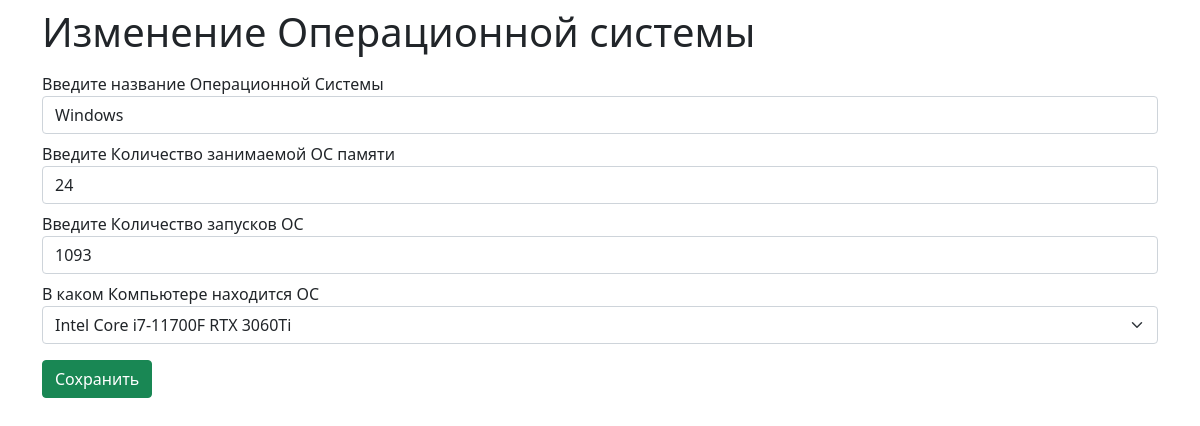
Screenshot of /edit_os/1/ with the database file from the repository.
### ComputersOS/models.py (models this page shows)
class OS(models.Model):
    name_os = models.CharField(max_length=150, verbose_name="Название Операционной системы")
    storage_os = models.IntegerField(verbose_name="Количество занимаемой ОС памяти")
    start_numbers = models.IntegerField(verbose_name="Количество запусков ОС")
    Comp_OS = models.ForeignKey(Computer, on_delete=models.CASCADE, null=True)

### ComputersOS/views.py (the view)
# urls.py: path('edit_os/<int:id>/', edit_os),
def edit_os(request, id):
    try:
        comp = Computer.objects.all()
        os = OS.objects.get(id=id)
        if request.method == "POST":
            os.name_os = request.POST.get("name_os")
            os.storage_os = request.POST.get("storage_os")
            os.start_numbers = request.POST.get("start_numbers")
            os.Comp_OS = Computer.objects.get(name_comp=request.POST.get("C_OS"))
            os.save()
            return HttpResponseRedirect("/")
        else:
            return render(request, "edit_os.html", {"os": os, "comp": comp})
    except OS.DoesNotExist:
        return HttpResponseNotFound("<h2>ОС не найдена</h2>")

### ComputersOS/templates/edit_os.html (shortened to what this page needs)
<!DOCTYPE html>
<html>
<head>
    <link href="https://cdn.jsdelivr.net/npm/bootstrap@5.1.3/dist/css/bootstrap.min.css" rel="stylesheet">
</head>
<body class="container">
    <h1 class="pt-2">Изменение Операционной системы</h1>
    <form method="POST">
        <div class="form-group pt-2">
            <label>Введите название Операционной Cистемы</label><br>
            <input class="form-control" type="text" name="name_os" value="{{os.name_os}}" />
        </div>
        <div class="form-group pt-2">
            <label>Введите Количество занимаемой ОС памяти</label><br>
            <input class="form-control" type="text" name="storage_os" value="{{os.storage_os}}" />
        </div>
        <div class="form-group pt-2">
            <label>Введите Количество запусков ОС</label><br>
            <input class="form-control" type="text" name="start_numbers" value="{{os.start_numbers}}" />
        </div>
        <div class="form-group pt-2 pb-3">
            <label>В каком Компьютере находится ОС</label><br>
            <select class="form-select" name="C_OS">
                {% for c in comp %}
                {% if c.name_comp ==  os.Comp_OS.name_comp %}
                <option type="text" selected value="{{c.name_comp}}">{{c.name_comp}}</option>
                {% else %}
                <option type="text" value="{{c.name_comp}}">{{c.name_comp}}</option>
                {% endif %}
                {% endfor %}
            </select>
        </div>
        <input type="submit" class="btn btn-success" value="Сохранить">
    </form>
</body>
</html>

### rows the page displays
OS: name_os "Windows", storage_os "24", start_numbers "1093"

### other values shown
form field C_OS "Intel Core i7-11700F RTX 3060Ti"
